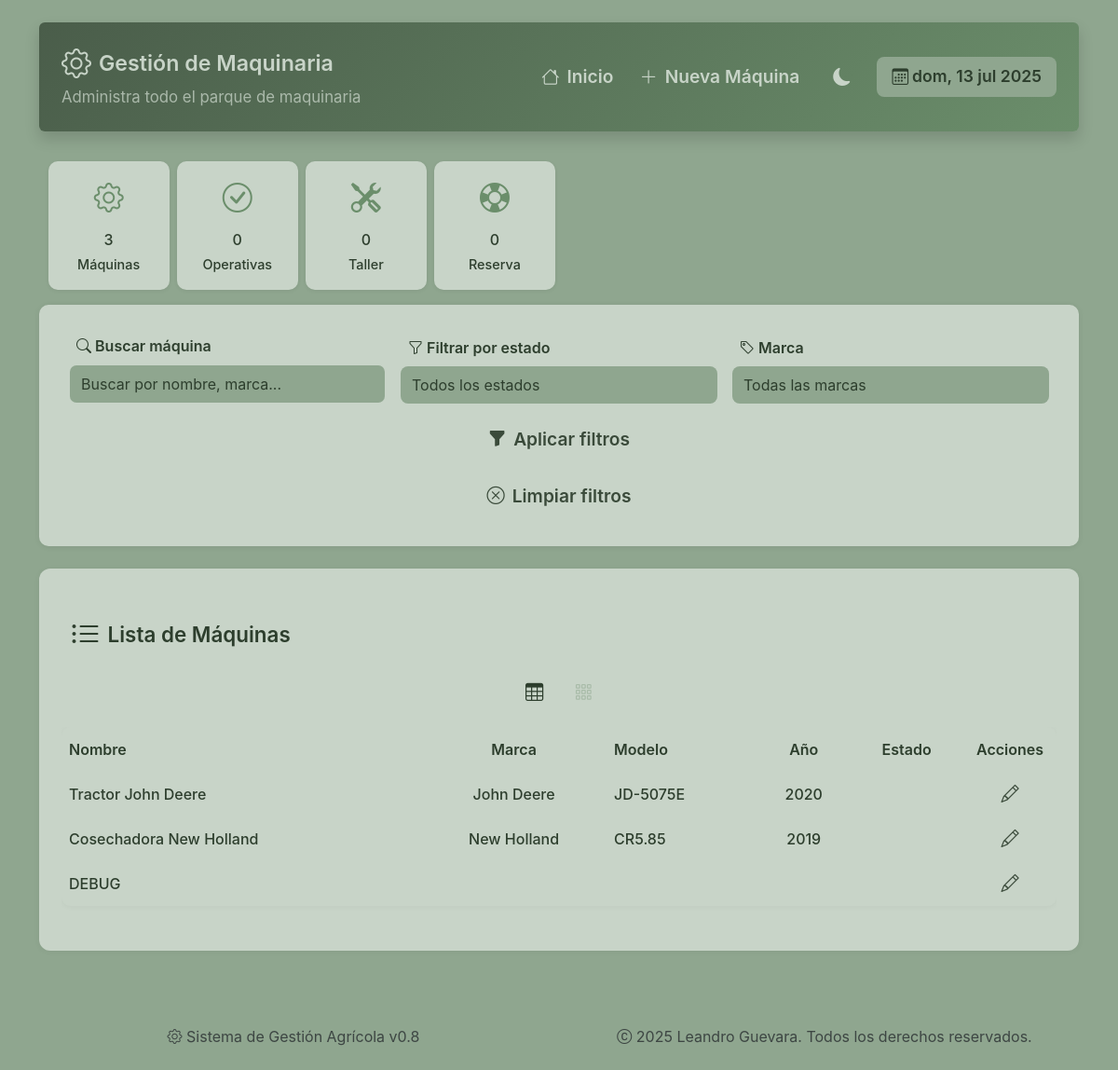
Before: /maquina/ with the older database file.
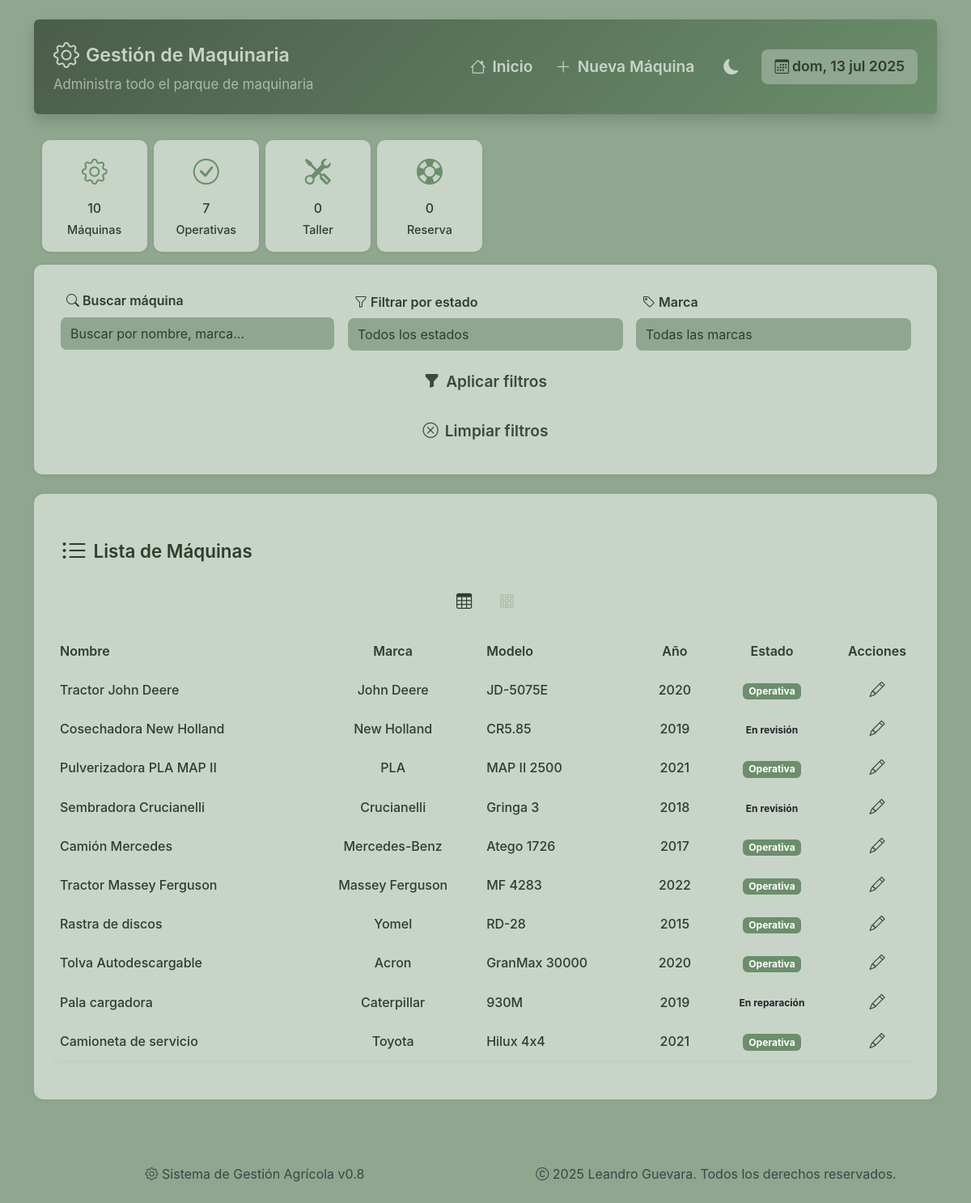
After: the same page with the newer database file.
### tables this page shows
CREATE TABLE maquinas (
        ID INTEGER PRIMARY KEY AUTOINCREMENT,
        Codigo TEXT UNIQUE NOT NULL,
        Nombre TEXT NOT NULL,
        Marca TEXT,
        Modelo TEXT,
        Año INTEGER,
        Estado TEXT,
        Observaciones TEXT,
        Foto TEXT
    );

### sistema_gestion_agricola/routes/maquinas.py (the view)
@maquinas_bp.route('/')
def listar_maquinas():
    conn = get_db_connection()
    maquinas = conn.execute('SELECT * FROM maquinas').fetchall()
    conn.close()
    return render_template('maquinas/listar.html', maquinas=maquinas)

### sistema_gestion_agricola/utils/db.py (called while the page is built)
def get_db_connection():
    conn = sqlite3.connect('sistema_gestion_agricola.db', timeout=10)
    conn.row_factory = sqlite3.Row
    return conn

### sistema_gestion_agricola/templates/maquinas/listar.html (shortened to what the changed rows need)
{% extends "base.html" %}
{% block content %}
<div class="page-wrapper">
    <div class="dashboard-header p-4 shadow rounded">
        <div class="header-topbar">
            <div class="header-title">
                <h2 class="section-title"><i class="bi bi-gear"></i>Gestión de Maquinaria</h2>
            </div>
        </div>
    </div>
    <div class="stats-grid mixed mb-3">
        <div class="stat-card compact">
            <div class="stat-content">
                <h3>{{ maquinas|length }}</h3>
                <p>Máquinas</p>
            </div>
        </div>
        <div class="stat-card compact">
            <div class="stat-content">
                <h3>{{ maquinas|selectattr('Estado', 'equalto', 'Operativa')|list|length }}</h3>
                <p>Operativas</p>
            </div>
        </div>
    </div>
    <section class="page-section">
        <div id="tableView" class="table-view">
            <div class="table-responsive">
                <table class="table table-hover align-middle">
                    <thead>
                        <tr>
                            <th>Nombre</th>
                            <th class="d-none d-md-table-cell text-center">Marca</th>
                            <th class="d-none d-md-table-cell">Modelo</th>
                            <th class="d-none d-lg-table-cell text-center">Año</th>
                            <th class="text-center">Estado</th>
                            <th class="text-center" width="100">Acciones</th>
                        </tr>
                    </thead>
                    <tbody id="maquinasTableBody">
                        {% for m in maquinas %}
                        <tr class="clickable-row maquina-row"
                            data-name="{{ m.Nombre|lower }}"
                            data-marca="{{ m.Marca|lower }}"
                            data-modelo="{{ m.Modelo|lower }}"
                            data-estado="{{ m.Estado }}"
                            data-machine-id="{{ m.ID }}">
                            <td>
                                <strong class="machine-name">{{ m.Nombre }}</strong>
                            </td>
                            <td class="d-none d-md-table-cell text-center">{{ m.Marca }}</td>
                            <td class="d-none d-md-table-cell">{{ m.Modelo }}</td>
                            <td class="d-none d-lg-table-cell text-center">{{ m.Año }}</td>
                            <td class="text-center">
                                {% if m.Estado == 'Operativa' %}
                                    <span class="badge" style="background-color: var(--agri-green-primary);">Operativa</span>
                                {% elif m.Estado == 'En taller' %}
                                    <span class="badge" style="background-color: var(--agri-green-dark);">En taller</span>
                                {% elif m.Estado == 'Fuera de servicio' %}
                                    <span class="badge" style="background-color: var(--agri-green-darker);">Fuera de servicio</span>
                                {% else %}
                                    <span class="badge text-dark" style="background-color: var(--agri-green-muted);">{{ m.Estado }}</span>
                                {% endif %}
                            </td>
                            <td class="action-cell text-center">
                                <div class="btn-group-horizontal">
                                    <a href="{{ url_for('maquinas.editar_maquina', id=m.ID) }}"
                                    class="btn btn-outline-secondary btn-sm"
                                    title="Editar máquina">
                                        <i class="bi bi-pencil"></i>
                                    </a>
                                </div>
                            </td>
                        </tr>
                        {% endfor %}
                    </tbody>
                </table>
            </div>
        </div>
                {% for m in maquinas %}
                {% set data_attrs = {
                    "name": m.Nombre|lower,
                    "marca": m.Marca|lower,
                    "modelo": m.Modelo|lower,
                    "estado": m.Estado
                    } %}
                {% set badge_text, badge_class = (
                    ('Operativa', 'bg-success') if m.Estado == 'Operativa' else
                    ('En taller', 'bg-warning text-dark') if m.Estado == 'En taller' else
                    ('Fuera de servicio', 'bg-danger') if m.Estado == 'Fuera de servicio' else
                    (m.Estado, 'bg-secondary')
                ) %}
                {% set wrapper_class = "machine-card-wrapper" %}
                {% set card_class = "machine-card maquina-card" %}
                {% set id = m.ID %}
                {% set image = url_for('static', filename='fotos/maquinas/' ~ m.Foto) if m.Foto else None %}
                {% set placeholder_icon = "bi bi-tractor" %}
                {% set badge_text = badge_text %}
                {% set badge_class = badge_class %}
                {% set title = m.Nombre %}
                {% set details = "
                    <strong>Marca:</strong> " ~ m.Marca ~ "<br>
                    <strong>Modelo:</strong> " ~ m.Modelo ~ "<br>
                    <strong>Año:</strong> " ~ m.Año
                %}
                {% set edit_url = url_for('maquinas.editar_maquina', id=m.ID) %}
                {% set data_attrs = {
                    "name": m.Nombre|lower,
                    "marca": m.Marca|lower,
                    "modelo": m.Modelo|lower,
                    "estado": m.Estado
                } %}
                {% endfor %}
    </section>
</div>
{% endblock %}

Changed rows visible on the page:
removed maquinas: Nombre "DEBUG"
changed maquinas "Tractor John Deere": now shows "Operativa"
changed maquinas "Cosechadora New Holland": Estado (not shown) → "En revisión"
added maquinas: Nombre "Pulverizadora PLA MAP II", Marca "PLA", Modelo "MAP II 2500", Año "2021", Estado "Operativa"
added maquinas: Nombre "Sembradora Crucianelli", Marca "Crucianelli", Modelo "Gringa 3", Año "2018", Estado "En revisión"
added maquinas: Nombre "Camión Mercedes", Marca "Mercedes-Benz", Modelo "Atego 1726", Año "2017", Estado "Operativa"
added maquinas: Nombre "Tractor Massey Ferguson", Marca "Massey Ferguson", Modelo "MF 4283", Año "2022", Estado "Operativa"
added maquinas: Nombre "Rastra de discos", Marca "Yomel", Modelo "RD-28", Año "2015", Estado "Operativa"
added maquinas: Nombre "Tolva Autodescargable", Marca "Acron", Modelo "GranMax 30000", Año "2020", Estado "Operativa"
added maquinas: Nombre "Pala cargadora", Marca "Caterpillar", Modelo "930M", Año "2019", Estado "En reparación"
added maquinas: Nombre "Camioneta de servicio", Marca "Toyota", Modelo "Hilux 4x4", Año "2021", Estado "Operativa"
Other visible differences:
{{ maquinas|length }}: "3" → "10"
{{ maquinas|selectattr('Estado', 'equalto', 'Operativa')|list|length }}: "0" → "7"
